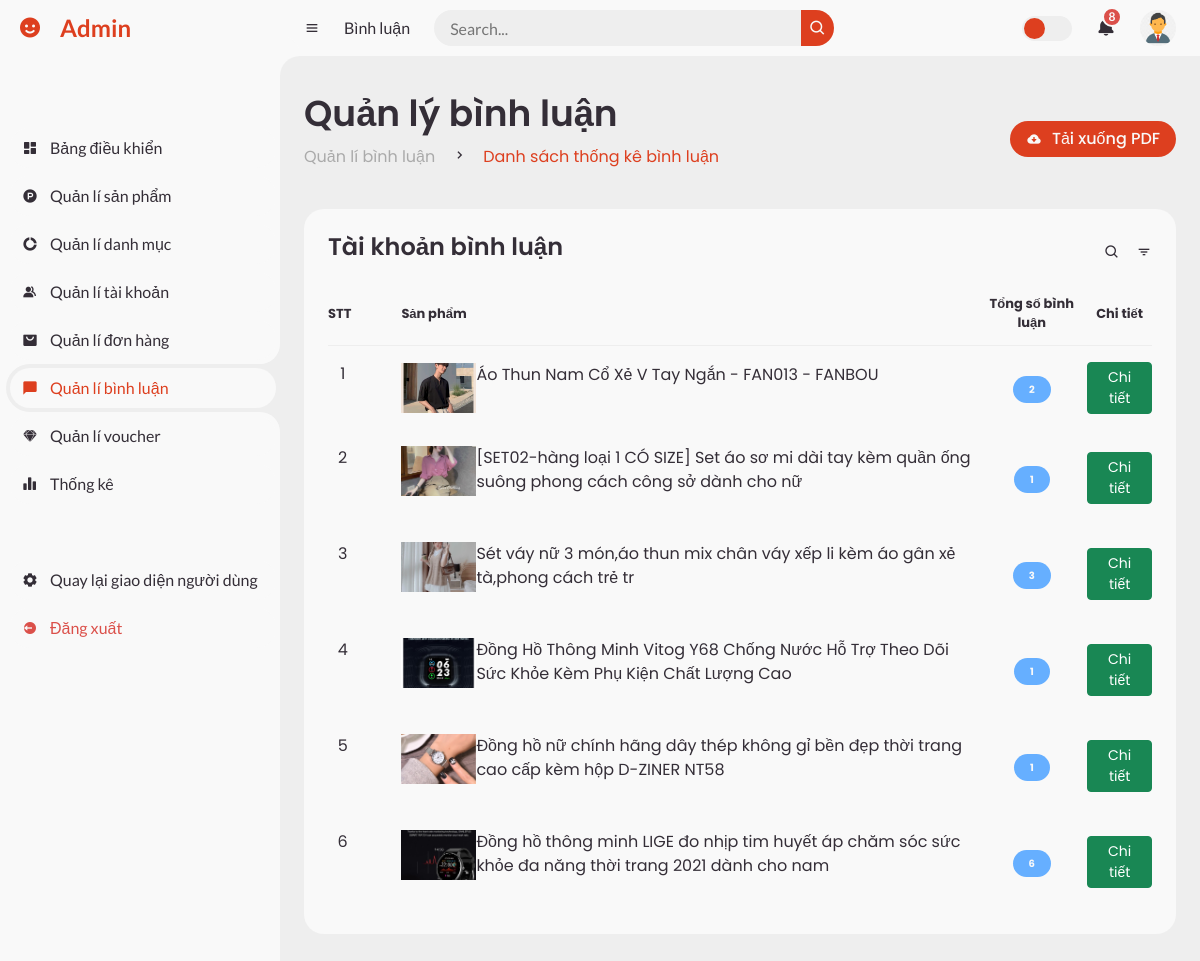
The app's page /admin/index.php?action=listComment_statistical (signed in) with its own data.
### tables this page shows
CREATE TABLE `users` (
  `user_id` int NOT NULL,
  `first_name` varchar(100) NOT NULL,
  `last_name` varchar(100) NOT NULL,
  `email` varchar(100) NOT NULL,
  `user_image` varchar(255) DEFAULT NULL,
  `password` varchar(100) NOT NULL,
  `phone` varchar(100) DEFAULT NULL,
  `date` date NOT NULL,
  `address` varchar(255) DEFAULT NULL,
  `gender` varchar(10) NOT NULL,
  `role` int NOT NULL DEFAULT '0'
);

CREATE TABLE `products` (
  `product_id` int NOT NULL,
  `product_name` varchar(100) NOT NULL,
  `price` double(10,2) NOT NULL,
  `sale` double(10,2) DEFAULT NULL,
  `images` text,
  `search_count` int NOT NULL DEFAULT '0',
  `product_gender` varchar(20) DEFAULT NULL,
  `description` text NOT NULL,
  `create_at` timestamp NOT NULL DEFAULT CURRENT_TIMESTAMP,
  `category_id` int NOT NULL
);

### models/PDO_admin.php (called while the page is built, shortened)
<?php
$conn = null;
try {
    $conn = new PDO('mysql:host=localhost;dbname=vanh-store', 'root', '', [
        PDO::ATTR_ERRMODE => PDO::ERRMODE_EXCEPTION,
        PDO::ATTR_DEFAULT_FETCH_MODE => PDO::FETCH_ASSOC
    ]);
} catch (PDOException $e) {
    echo 'Kết nối thất bại ' . $e->getMessage() . '<br>';
}
function getDataBy($table, $data)
{
    if($data==[]){
        $data=1;
    }else{
        foreach ($data as $key => $value) {
            $data[$key] = $key . "='" . $value . "'";
        }
    }
    $data = implode(" AND ", $data);
    $sql = "SELECT * FROM ${table} WHERE ${data}";
    return query($sql)->fetch();
}
function query($sql)
{
    global $conn;
    $stmt = $conn->prepare($sql);
    $stmt->execute();
    return $stmt;
}

### models/adminModel/commentModel.php (called while the page is built, shortened)
<?php
function listComment_statistical(){
    $sql="SELECT products.product_id,products.images,products.product_name,COUNT(content) AS count_comment
    FROM products
    JOIN comments
    ON comments.product_id=products.product_id
    GROUP BY products.product_id";
    return query($sql)->fetchAll();
}

### admin/comment/listComment_statistical.php (the view, shortened to what this page needs)
<section id="content">
    <nav>
        <i class='bx bx-menu'></i>
        <a href="#" class="nav-link">Bình luận</a>
        <form action="#">
            <div class="form-input">
                <input type="search" placeholder="Search...">
                <button type="submit" class="search-btn"><i class='bx bx-search'></i></button>
            </div>
        </form>
        <label for="switch-mode" class="switch-mode"></label>
        <a href="#" class="notification">
            <i class='bx bxs-bell'></i>
            <span class="num">8</span>
        </a>
        <a href="#" class="profile">
            <img src="../public/upload/image/user/<?= $user['user_image'] ?>">
        </a>
    </nav>
    <main>
        <div class="head-title">
            <div class="left">
                <h1>Quản lý bình luận</h1>
                <ul class="breadcrumb">
                    <li>
                        <a href="#">Quản lí bình luận</a>
                    </li>
                    <li><i class='bx bx-chevron-right'></i></li>
                    <li>
                        <a class="active" href="#">Danh sách thống kê bình luận</a>
                    </li>
                </ul>
            </div>
            <a href="#" class="btn-download">
                <i class='bx bxs-cloud-download'></i>
                <span class="text">Tải xuống PDF</span>
            </a>
        </div>
        <div class="table-data">
            <div class="order">
                <div class="head">
                    <h3>Tài khoản bình luận</h3>
                    <i class='bx bx-search'></i>
                    <i class='bx bx-filter'></i>
                </div>
                <table>
                    <thead>
                    <tr class="tr_th">
                        <th>STT</th>
                        <th style="text-align: left!important; padding-left: 50px">Sản phẩm</th>
                        <th>Tổng số bình luận</th>
                        <th>Chi tiết</th>
                    </tr>
                    </thead>
                    <tbody>
                    <?php $count=1;
                    foreach ($listComment_statistical as $list):?>
                    <tr class="tr_td">
                        <td><?= $count++?></td>
                        <td>
                            <div align="left" style="padding-left: 50px; display: flex" class="pro">
                                <img style="border-radius: unset; width: 75px; height: 50px" src="../public/upload/image/product/<?=explode(',',$list['images'])[0]?>" alt="">
                                <p style="width: 500px;"><?=$list['product_name']?></p>
                            </div>
                        </td>
                        <td><span class="status completed"><?=$list['count_comment']?></span></td>
                        <td><a class="btn btn-success btn-sm" href="index.php?action=listComment&product_id=<?=$list['product_id']?>">Chi tiết</a></td>
                    </tr>
                    <?php endforeach;?>
                    </tbody>
                </table>
            </div>
        </div>
    </main>
</section>

### public/css/adminDetail.css (style rules this page uses)
:root { --nc-cl-hd: #cc3b1e; --nc-cl-hd2-dost: #dd3f1f; --nc-bg-bd: #ee4d2d; }
#content nav form .form-input button { background-color: var(--nc-cl-hd2-dost); }
#content nav .switch-mode::before { background-color: var(--nc-cl-hd2-dost); }
#content main .head-title .left .breadcrumb li a.active { color: var(--nc-cl-hd2-dost) !important; }
#content main .head-title .btn-download { background-color: var(--nc-cl-hd2-dost); }
.tr_th th { text-align: center !important; }
.tr_td td { text-align: center !important; }
#content main .table-data .order table tr td:first-child { display: block; align-items: center; grid-gap: 12px; padding-left: 6px; }

### records on screen
users: user_image (picture)
products: shows a picture, product_name "Áo Thun Nam Cổ Xẻ V Tay Ngắn - FAN013 - FANBOU", count_comment "2"
products: shows a picture, product_name "[SET02-hàng loại 1 CÓ SIZE] Set áo sơ mi dài tay kèm quần ống suông phong cách công sở dành cho nữ", count_comment "1"
products: shows a picture, product_name "Sét váy nữ 3 món,áo thun mix chân váy xếp li kèm áo gân xẻ tà,phong cách trẻ tr", count_comment "3"
products: shows a picture, product_name "Đồng Hồ Thông Minh Vitog Y68 Chống Nước Hỗ Trợ Theo Dõi Sức Khỏe Kèm Phụ Kiện Chất Lượng Cao", count_comment "1"
products: shows a picture, product_name "Đồng hồ nữ chính hãng dây thép không gỉ bền đẹp thời trang cao cấp kèm hộp D-ZINER NT58", count_comment "1"
products: shows a picture, product_name "Đồng hồ thông minh LIGE đo nhịp tim huyết áp chăm sóc sức khỏe đa năng thời trang 2021 dành cho nam", count_comment "6"
